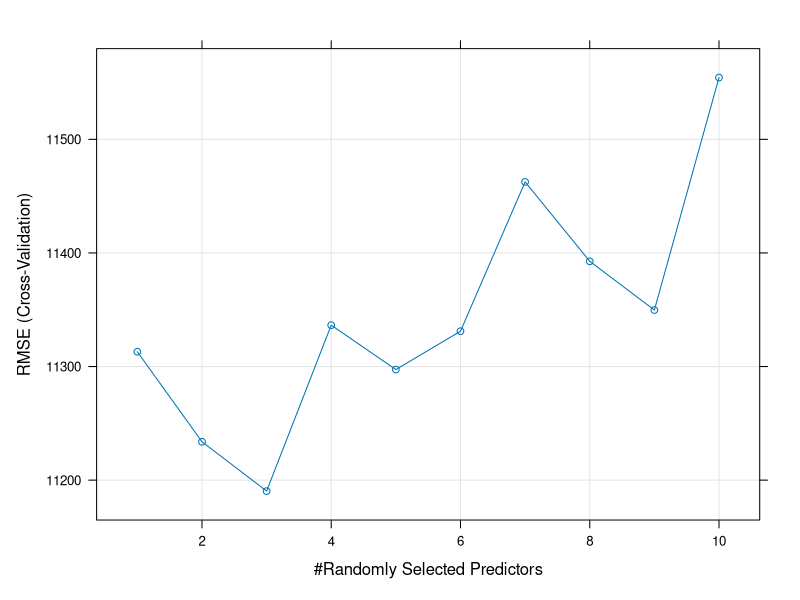
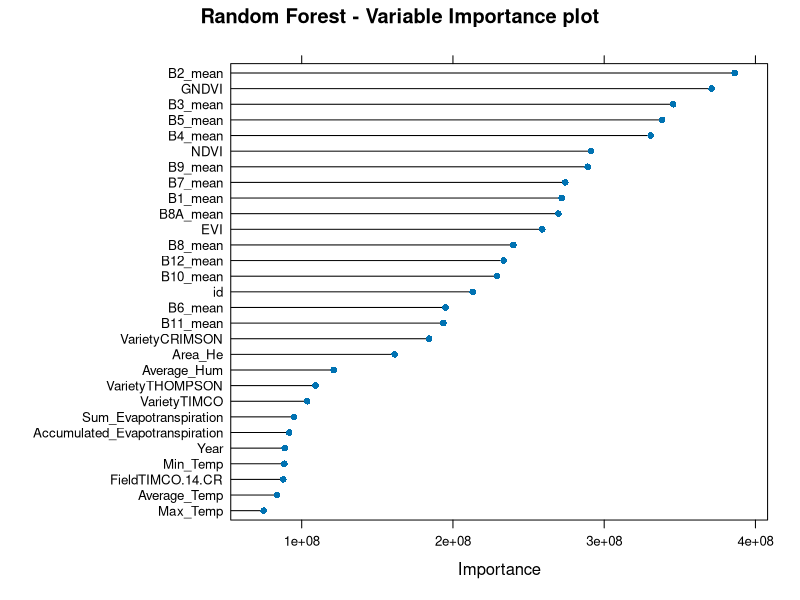
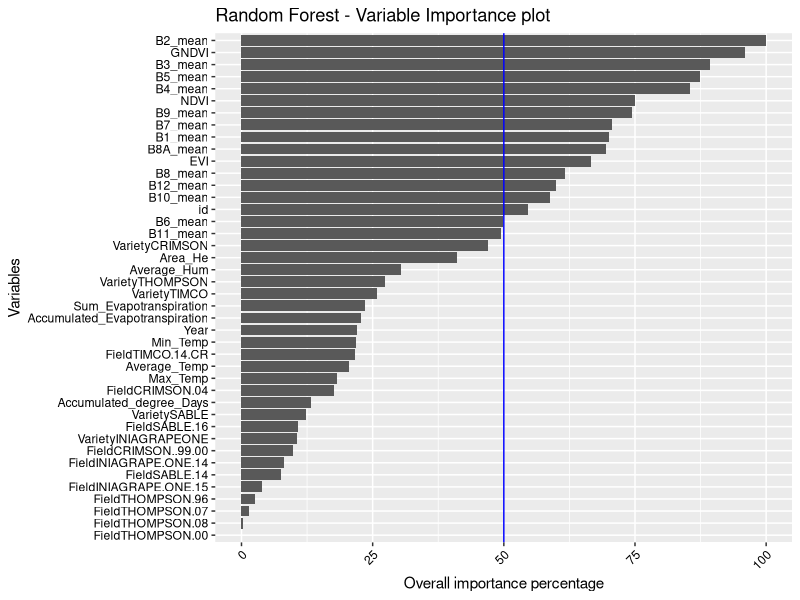

Recreate these plots in R, in order. (Note: this script raises an error after producing the figures.)
# Load packages
# https://www.machinelearningplus.com/machine-learning/caret-package/
# https://www.youtube.com/watch?v=fSytzGwwBVw
library(randomForest)
library(tidyverse)
library(mlbench)
library(ggplot2)
library(caret)

# Set the folder location
#setwd('~/Dropbox/RS Project/RSSTARTUP_repo/Product_Development/Yield_forcasting_R/Innovation_laboratory_EAGLE')
setwd('/home/diego/GITHUP_REPO/Innovation_laboratory_EAGLE')

# Import dataset
# The dataset used is summary_fn.csv, which was clean but the original one
# is summary.csv
Field_Carmen <- read.csv('./Original_data/summary.csv')

# Clean column 'Week' in the data frame
Field_Carmen[,5] <- NULL

# The dummyVars will transform all characters and factors columns
# The general rule for creating dummy variables is to have one less variable 
# than the number of categories present to avoid perfect collinearity (dummy variable trap).
# The id column is remove by applying -id inside of dummyVars.
dmy <- dummyVars(" ~ .",data = Field_Carmen, fullRank=T)
Field_Carmen <- data.frame(predict(dmy, newdata = Field_Carmen))
#print(Field_Carmen)

# Structure of the dataframe
#str(Field_Carmen)

# See top 6 rows and 10 columns
head(Field_Carmen[, 1:10])

# Split the data into training and test set
set.seed(123)
training.samples <- Field_Carmen$Kg_He %>%
  createDataPartition(p = 0.7, list = FALSE)

train.data  <- Field_Carmen[training.samples, ]
test.data <- Field_Carmen[-training.samples, ]

# Algorithm Tune (tuneRF)
# https://machinelearningmastery.com/tune-machine-learning-algorithms-in-r/
# https://machinelearningmastery.com/machine-learning-evaluation-metrics-in-r/
dataset <- Field_Carmen
x <- cbind(dataset[,2:19],dataset[,21:43])
y <- dataset$Kg_He

#ntree <- 1500

#set.seed(123)
#bestmtry <- tuneRF(x, y, stepFactor=0.5, improve=1e-5, ntree=ntree)
#print(bestmtry)

#bestmtry[-1]

#mtry <- min(bestmtry[,1])
#mtry

################################################################################

# RandomForest
# https://topepo.github.io/caret/train-models-by-tag.html#random-forest
# https://stats.stackexchange.com/questions/348245/do-we-have-to-tune-the-number-of-trees-in-a-random-forest
# https://stats.stackexchange.com/questions/50210/caret-and-randomforest-number-of-trees

# Define training control
set.seed(123)

# http://www.sthda.com/english/articles/38-regression-model-validation/157-cross-validation-essentials-in-r/
# https://machinelearningmastery.com/how-to-estimate-model-accuracy-in-r-using-the-caret-package/
# Leave one out cross validation - LOOCV
#train.control <- trainControl(method = "LOOCV", savePredictions = T)

#train.control

# Random Search
#train.control <- trainControl(method = "LOOCV", savePredictions = T,
#                              search="random")
#train.control

#tunegrid <- expand.grid(.mtry=mtry)

# Grid Search
train.control <- trainControl(method="cv", number=10,
                              savePredictions = T, search="grid")

#train.control

tunegrid <- expand.grid(.mtry=c(1:10))
ntree <- 1200
metric <- "RMSE"

# Train the model
model_rf <- train(Kg_He ~., data = Field_Carmen, 
               method = "rf",
               ntree = ntree,
               metric=metric,
               tuneGrid = tunegrid,
#               tuneGrid = data.frame(mtry = mtry),
               trControl = train.control)

# Summarize the results
print(model_rf)

png(file = './Plots/RMSE_vs_Ramdom_Predictors_rforest.png', units = "px",
    width = 1200, height = 700)

plot(model_rf)

dev.off()

# Make predictions and compute the R2, RMSE and MAE
predictions_rf <- model_rf %>% predict(test.data, na.action=na.omit)

predictions_rf

data.frame( R2 = R2(predictions_rf, test.data$Kg_He),
            # RMSE will be expressed in kilograms
            RMSE = RMSE(predictions_rf, test.data$Kg_He),
            MAE = MAE(predictions_rf, test.data$Kg_He))

# The RMSE and the MAE are measured in the same scale as the outcome variable. 
# Dividing the RMSE by the average value of the outcome variable will give you 
# the prediction error rate, which should be as small as possible:
RMSE(predictions_rf, test.data$Kg_He)/mean(test.data$Kg_He)

# See the confusion matrix of the model in the test set
#confusionMatrix(predictions_rf, test.data$Kg_He)

# variable importance
gbmImp_rf <- varImp(model_rf, scale = F)
gbmImp_rf

# Save boxplot as .png
png(file = './Plots/Variable_Importance_rforest.png', units = "px",
    width = 1200, height = 700)

plot(gbmImp_rf, top = 29, main = "Random Forest - Variable Importance plot")

dev.off()

# Save boxplot as .png
png(file = './Plots/Variable_Importance_rforest_ggplo2.png', units = "px",
    width = 1200, height = 700)

nrow(varImp(model_rf)$importance) #34 variables extracted

p <- varImp(model_rf)$importance %>% 
  as.data.frame() %>%
  rownames_to_column() %>%
  arrange(Overall) %>%
  mutate(rowname = forcats::fct_inorder(rowname)) %>%
  ggplot() +
  geom_col(aes(x = rowname, y = Overall)) +
  coord_flip() +
  labs(title = "Random Forest - Variable Importance plot") +
  geom_hline(yintercept = 50, color = "blue", size=0.5) +
  ylab('Overall importance percentage') + xlab('Variables') + 
  theme(axis.text.x = element_text(angle = 45, hjust = 1, colour = "black")) +
  theme(axis.text.y = element_text(hjust = 1, colour = "black"))

plot(p)

dev.off()

################################################################################
# Conditional Random Forests
# Define training control
set.seed(123)

# http://www.sthda.com/english/articles/38-regression-model-validation/157-cross-validation-essentials-in-r/
# Leave one out cross validation - LOOCV
# Leave one out cross validation - LOOCV
#train.control <- trainControl(method = "LOOCV", savePredictions = T)

#train.control

# Random Search
#train.control <- trainControl(method = "LOOCV", savePredictions = T,
#                              search="random")

#train.control

#tunegrid <- expand.grid(.mtry=mtry)

# Grid Search
train.control <- trainControl(method="cv", number=10,
                              savePredictions = T, search="grid")

#train.control

tunegrid <- expand.grid(.mtry=c(1:30))

# Train the model
model_crf <- train(Kg_He ~., data = Field_Carmen, 
               method = "cforest",
               metric=metric,
               tuneGrid = tunegrid,
#               tuneGrid = data.frame(mtry = mtry),
               trControl = train.control)

# Summarize the results
print(model_crf)

png(file = './Plots/RMSE_vs_Ramdom_Predictors_cforest.png', units = "px",
    width = 1200, height = 700)

plot(model_crf)

dev.off()

# Make predictions and compute the R2, RMSE and MAE
predictions_crf <- model_crf %>% predict(test.data, na.action=na.omit)

predictions_crf

data.frame( R2 = R2(predictions_crf, test.data$Kg_He),
            # RMSE will be expressed in kilograms
            RMSE = RMSE(predictions_crf, test.data$Kg_He),
            MAE = MAE(predictions_crf, test.data$Kg_He))

# The RMSE and the MAE are measured in the same scale as the outcome variable. 
# Dividing the RMSE by the average value of the outcome variable will give you 
# the prediction error rate, which should be as small as possible:
RMSE(predictions_crf, test.data$Kg_He)/mean(test.data$Kg_He)

# See the confusion matrix of the model in the test set
#confusionMatrix(predictions_crf, test.data$Kg_He)

# variable importance
gbmImp_crf <- varImp(model_crf, scale = F)
gbmImp_crf

# Save boxplot as .png
png(file = './Plots/Variable_Importance_cforest.png', units = "px",
    width = 1200, height = 700)

plot(gbmImp_crf, top = 29, main = "Conditional Random Forests - Variable Importance plot")

dev.off()

# Save boxplot as .png
png(file = './Plots/Variable_Importance_cforest_ggplo2.png', units = "px",
    width = 1200, height = 700)

nrow(varImp(model_crf)$importance) #34 variables extracted

p <- varImp(model_crf)$importance %>% 
  as.data.frame() %>%
  rownames_to_column() %>%
  arrange(Overall) %>%
  mutate(rowname = forcats::fct_inorder(rowname)) %>%
  ggplot() +
  geom_col(aes(x = rowname, y = Overall)) +
  coord_flip() +
  labs(title = "Conditional Random Forests - Variable Importance plot") +
  geom_hline(yintercept = 50, color = "blue", size=0.5) +
  ylab('Overall importance percentage') + xlab('Variables') + 
  theme(axis.text.x = element_text(angle = 45, hjust = 1, colour = "black")) +
  theme(axis.text.y = element_text(hjust = 1, colour = "black"))

plot(p)

dev.off()

# Resampling train values for each model
resamps <- resamples(list(model_rf, model_crf), c("Random Forest", "Conditional Random Forest"))

# Save boxplot as .png
png(file = './Plots/RF_vs_cRF_Boxplot_Rsquared.png', units = "px",
    width = 1200, height = 700)

# Boxplot of Rsquared for each model
bwplot(resamps, metric = "Rsquared")

dev.off()
